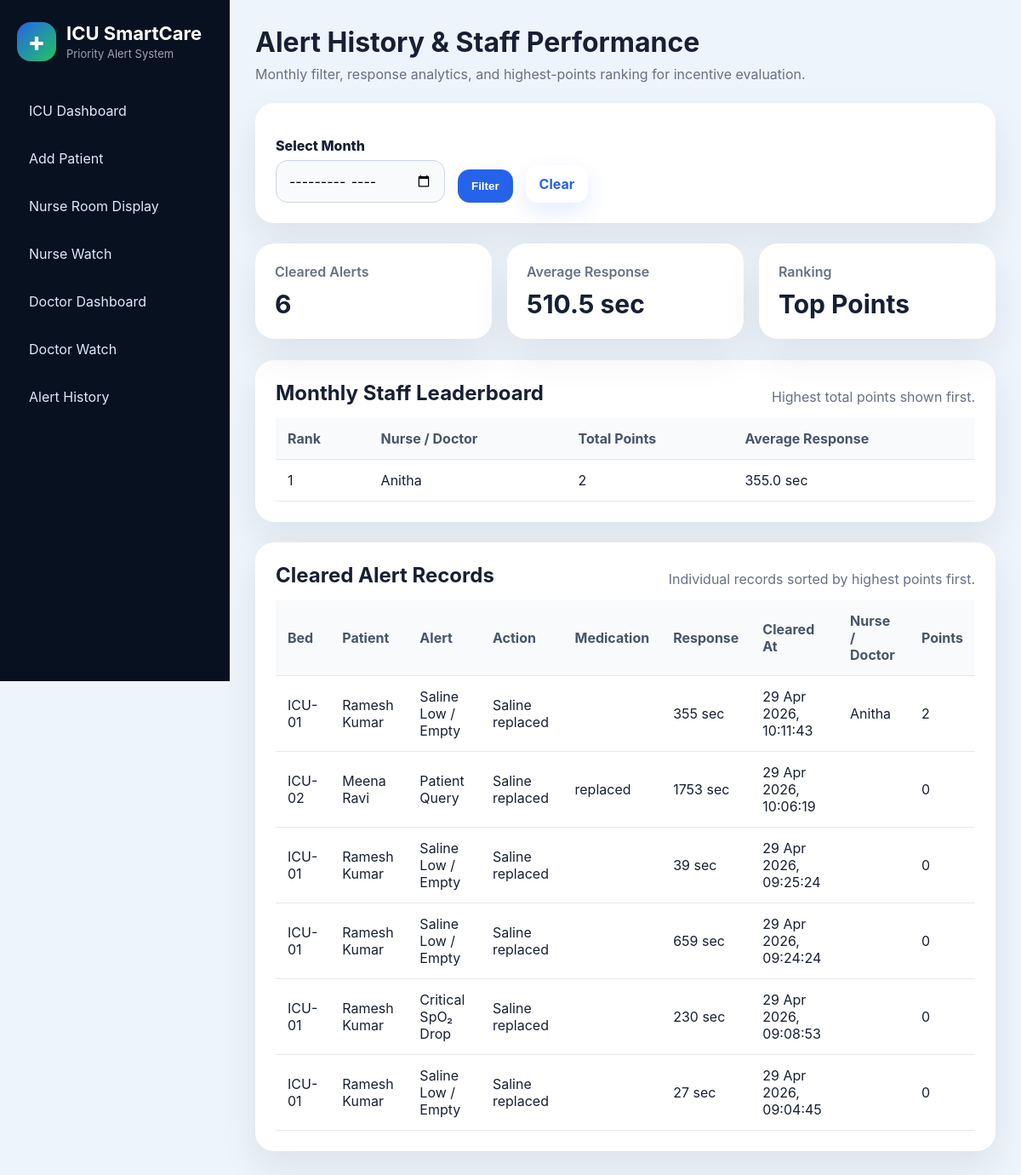
The page /history/ on the database its author committed.
### monitor/models.py (models this page shows, shortened)
class Alert(models.Model):
    STATUS_CHOICES = [
        ('Active', 'Active'),
        ('Cleared', 'Cleared'),
    ]
    patient = models.ForeignKey(Patient, on_delete=models.CASCADE)
    alert_type = models.CharField(max_length=80)
    message = models.TextField()
    severity = models.CharField(max_length=20)
    priority = models.IntegerField()
    assigned_to = models.CharField(max_length=50)
    status = models.CharField(max_length=20, choices=STATUS_CHOICES, default='Active')
    generated_at = models.DateTimeField(default=timezone.now)
    cleared_at = models.DateTimeField(null=True, blank=True)
    response_seconds = models.IntegerField(null=True, blank=True)
    attended_by = models.CharField(max_length=100, blank=True)
    action_taken = models.CharField(max_length=150, blank=True)
    medication_given = models.CharField(max_length=150, blank=True)
    remarks = models.TextField(blank=True)
    escalation_level = models.IntegerField(default=0)
    points_awarded = models.IntegerField(default=0)  # ✅ ADDED

class Patient(models.Model):
    RISK_CHOICES = [
        ('Normal', 'Normal'),
        ('Moderate', 'Moderate'),
        ('High Risk', 'High Risk'),
    ]
    patient_name = models.CharField(max_length=100)
    bed_no = models.CharField(max_length=20, unique=True)
    age = models.PositiveIntegerField()
    assigned_doctor = models.CharField(max_length=100)  # ✅ ADDED
    risk_level = models.CharField(max_length=20, choices=RISK_CHOICES, default='Normal')
    diagnosis = models.TextField(blank=True)

### monitor/views.py (the view)
# urls.py: path('history/', views.history, name='history'),
def history(request):
    selected_month = request.GET.get('month')
    cleared_alerts = Alert.objects.filter(status='Cleared').select_related('patient')
    if selected_month:
        year, month = selected_month.split('-')
        cleared_alerts = cleared_alerts.filter(
            cleared_at__year=int(year),
            cleared_at__month=int(month)
        )
    avg_response = cleared_alerts.aggregate(
        Avg('response_seconds')
    )['response_seconds__avg']
    staff_leaderboard = cleared_alerts.exclude(
        attended_by=''
    ).values('attended_by').annotate(
        total_points=Sum('points_awarded'),
        avg_response=Avg('response_seconds')
    ).order_by('-total_points', 'avg_response')
    cleared_alerts = cleared_alerts.order_by('-points_awarded', '-cleared_at')
    return render(request, 'monitor/history.html', {
        'cleared_alerts': cleared_alerts,
        'avg_response': avg_response,
        'selected_month': selected_month,
        'staff_leaderboard': staff_leaderboard,
    })

### monitor/templates/monitor/history.html
{% extends 'monitor/base.html' %}
{% block content %}
<header class="page-header">
    <div>
        <h1>Alert History & Staff Performance</h1>
        <p>Monthly filter, response analytics, and highest-points ranking for incentive evaluation.</p>
    </div>
</header>
<section class="panel">
    <form method="GET" style="display:flex; gap:15px; align-items:end; flex-wrap:wrap;">
        <div>
            <label>Select Month</label>
            <input type="month" name="month" value="{{ selected_month }}">
        </div>
        <button class="btn primary" type="submit">Filter</button>
        <a class="btn soft" href="{% url 'history' %}">Clear</a>
    </form>
</section>
<section class="metric-grid">
    <div class="metric-card">
        <span>Cleared Alerts</span>
        <h2>{{ cleared_alerts|length }}</h2>
    </div>
    <div class="metric-card">
        <span>Average Response</span>
        <h2>{% if avg_response %}{{ avg_response|floatformat:1 }} sec{% else %}0 sec{% endif %}</h2>
    </div>
    <div class="metric-card">
        <span>Ranking</span>
        <h2>Top Points</h2>
    </div>
</section>
<section class="panel">
    <div class="section-title">
        <h2>Monthly Staff Leaderboard</h2>
        <p>Highest total points shown first.</p>
    </div>
    <div class="history-table">
        <table>
            <thead>
                <tr>
                    <th>Rank</th>
                    <th>Nurse / Doctor</th>
                    <th>Total Points</th>
                    <th>Average Response</th>
                </tr>
            </thead>
            <tbody>
                {% for staff in staff_leaderboard %}
                <tr>
                    <td>{{ forloop.counter }}</td>
                    <td>{{ staff.attended_by }}</td>
                    <td>{{ staff.total_points }}</td>
                    <td>{{ staff.avg_response|floatformat:1 }} sec</td>
                </tr>
                {% empty %}
                <tr>
                    <td colspan="4">No staff records found for this month.</td>
                </tr>
                {% endfor %}
            </tbody>
        </table>
    </div>
</section>
<section class="panel">
    <div class="section-title">
        <h2>Cleared Alert Records</h2>
        <p>Individual records sorted by highest points first.</p>
    </div>
    <div class="history-table">
        <table>
            <thead>
                <tr>
                    <th>Bed</th>
                    <th>Patient</th>
                    <th>Alert</th>
                    <th>Action</th>
                    <th>Medication</th>
                    <th>Response</th>
                    <th>Cleared At</th>
                    <th>Nurse / Doctor</th>
                    <th>Points</th>
                </tr>
            </thead>
            <tbody>
                {% for alert in cleared_alerts %}
                <tr>
                    <td>{{ alert.patient.bed_no }}</td>
                    <td>{{ alert.patient.patient_name }}</td>
                    <td>{{ alert.alert_type }}</td>
                    <td>{{ alert.action_taken }}</td>
                    <td>{{ alert.medication_given }}</td>
                    <td>{{ alert.response_seconds }} sec</td>
                    <td>{{ alert.cleared_at|date:"d M Y, H:i:s" }}</td>
                    <td>{{ alert.attended_by }}</td>
                    <td>{{ alert.points_awarded }}</td>
                </tr>
                {% empty %}
                <tr>
                    <td colspan="9">No cleared alerts found.</td>
                </tr>
                {% endfor %}
            </tbody>
        </table>
    </div>
</section>
{% endblock %}

### monitor/templates/monitor/base.html (shortened to what this page needs)
<!DOCTYPE html>
<html lang="en">
<head>
    {% load static %}
    <link rel="stylesheet" href="{% static 'monitor/css/style.css' %}">
</head>
<body>
    <aside class="sidebar">
        <div class="brand">
            <div class="logo">+</div>
            <div>
                <h2>ICU SmartCare</h2>
                <span>Priority Alert System</span>
            </div>
        </div>
        <nav>
            <a href="{% url 'dashboard' %}">ICU Dashboard</a>
            <a href="{% url 'add_patient' %}">Add Patient</a>
            <a href="{% url 'nurse_room' %}">Nurse Room Display</a>
            <a href="{% url 'watch' %}">Nurse Watch</a>
            <a href="{% url 'doctor_dashboard' %}">Doctor Dashboard</a>
            <a href="{% url 'doctor_watch' %}">Doctor Watch</a>
            <a href="{% url 'history' %}">Alert History</a>
        </nav>
    </aside>
    <main class="content">
        {% block content %}{% endblock %}
    </main>
</body>
</html>

### monitor/static/monitor/css/style.css (style rules this page uses)
:root { --bg:#eef4fb; --card:#ffffff; --text:#172033; --muted:#667085; --primary:#2563eb; --primary-dark:#1d4ed8; --green:#16a34a; --red:#dc2626; --orange:#f97316; --yellow:#ca8a04; --shadow: 0 20px 45px rgba(15, 23, 42, .08); --radius: 22px; }
* { box-sizing:border-box }
body { margin:0; font-family: Inter, Segoe UI, Arial, sans-serif; background:var(--bg); color:var(--text); }
.sidebar { position:fixed; left:0; top:0; width:270px; height:100vh; background:#08111f; color:white; padding:26px 20px; }
.brand { display:flex; align-items:center; gap:12px; margin-bottom:35px; }
.logo { width:46px; height:46px; border-radius:16px; display:grid; place-items:center; background:linear-gradient(135deg,#2563eb,#22c55e); font-size:30px; font-weight:800; }
.brand h2 { margin:0; font-size:22px; }
.brand span { color:#9ca3af; font-size:13px; }
nav { display:flex; flex-direction:column; gap:10px; }
nav a { color:#dbeafe; text-decoration:none; padding:13px 14px; border-radius:14px; transition:.2s; }
.content { margin-left:270px; padding:30px; }
.page-header { display:flex; justify-content:space-between; gap:20px; align-items:center; margin-bottom:24px; }
.page-header h1 { margin:0; font-size:32px; }
.page-header p { margin:8px 0 0; color:var(--muted); }
.btn { border:none; display:inline-flex; align-items:center; justify-content:center; text-decoration:none; background:#111827; color:white; padding:12px 16px; border-radius:14px; font-weight:700; cursor:pointer; }
.btn.primary { background:var(--primary); }
.btn.soft { background:white; color:var(--primary); box-shadow:0 10px 25px rgba(37,99,235,.12); }
.metric-grid { display:grid; grid-template-columns:repeat(3,1fr); gap:18px; margin-bottom:25px; }
.metric-card { background:var(--card); border-radius:var(--radius); padding:23px; box-shadow:var(--shadow); }
.metric-card span { color:var(--muted); font-weight:600; }
.metric-card h2 { margin:10px 0 0; font-size:30px; }
.panel { background:var(--card); border-radius:var(--radius); padding:24px; box-shadow:var(--shadow); margin-bottom:24px; }
.section-title { display:flex; justify-content:space-between; align-items:end; margin-bottom:15px; }
.section-title h2 { margin:0; }
.section-title p { margin:0; color:var(--muted); }
label { display:block; font-weight:800; margin-top:16px; margin-bottom:7px; }
input, select, textarea { width:100%; padding:13px 14px; border-radius:14px; border:1px solid #cbd5e1; font:inherit; outline:none; background:#f8fafc; }
.history-table { overflow:auto; }
table { width:100%; border-collapse:collapse; }
th, td { padding:14px; text-align:left; border-bottom:1px solid #e5e7eb; }
th { background:#f8fafc; color:#475569; }

### rows shown on the page
Alert: attended_by "Anitha", total_points "2", avg_response "355.0", patient.bed_no "ICU-01", patient.patient_name "Ramesh Kumar", alert_type "Saline Low / Empty", action_taken "Saline replaced", response_seconds "355", cleared_at "29 Apr 2026, 10:11:43", points_awarded "2"
Alert: patient.bed_no "ICU-02", patient.patient_name "Meena Ravi", alert_type "Patient Query", action_taken "Saline replaced", medication_given "replaced", response_seconds "1753", cleared_at "29 Apr 2026, 10:06:19", points_awarded "0"
Alert: patient.bed_no "ICU-01", patient.patient_name "Ramesh Kumar", alert_type "Saline Low / Empty", action_taken "Saline replaced", response_seconds "39", cleared_at "29 Apr 2026, 09:25:24", points_awarded "0"
Alert: patient.bed_no "ICU-01", patient.patient_name "Ramesh Kumar", alert_type "Saline Low / Empty", action_taken "Saline replaced", response_seconds "659", cleared_at "29 Apr 2026, 09:24:24", points_awarded "0"
Alert: patient.bed_no "ICU-01", patient.patient_name "Ramesh Kumar", alert_type "Critical SpO₂ Drop", action_taken "Saline replaced", response_seconds "230", cleared_at "29 Apr 2026, 09:08:53", points_awarded "0"
Alert: patient.bed_no "ICU-01", patient.patient_name "Ramesh Kumar", alert_type "Saline Low / Empty", action_taken "Saline replaced", response_seconds "27", cleared_at "29 Apr 2026, 09:04:45", points_awarded "0"

### other values the page prints
{{ cleared_alerts|length }} "6"
{{ avg_response|floatformat:1 }} "510.5"
